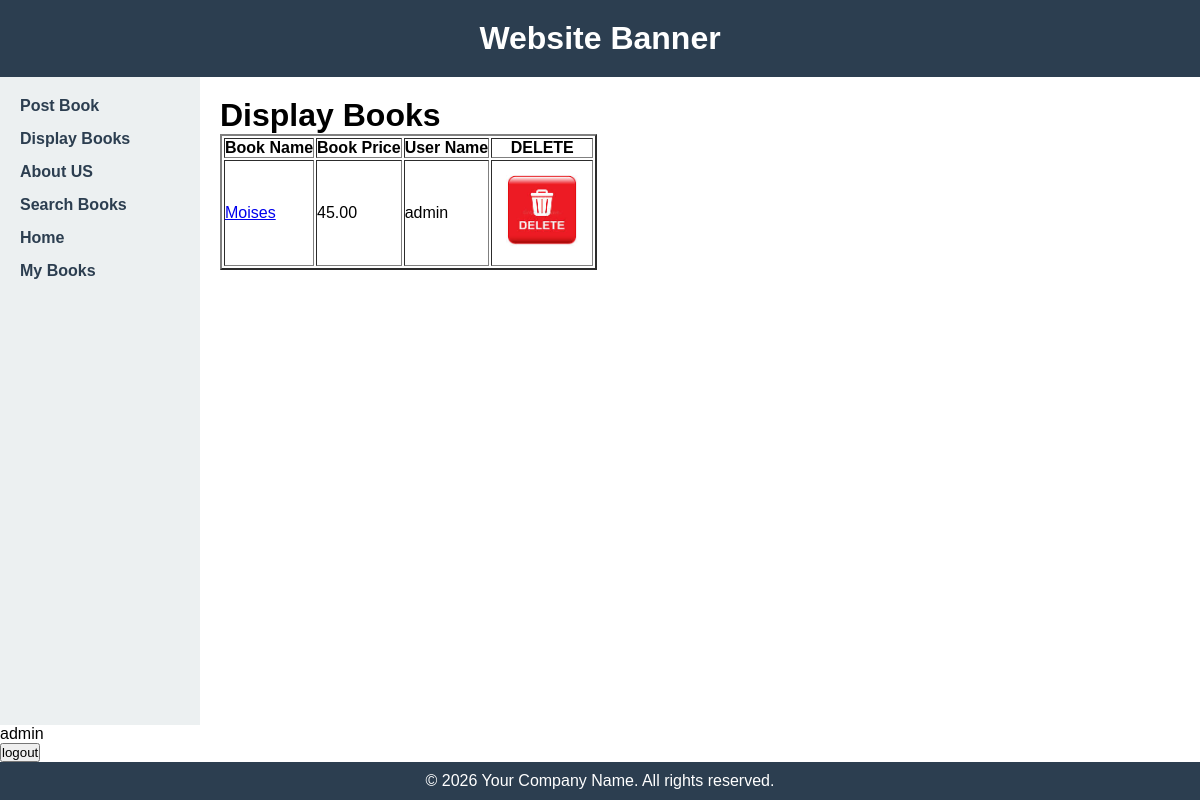
Page /mybooks (signed in) on the committed database.
### bookMng/models.py (models this page shows, shortened)
class MainMenu(models.Model):
    item = models.CharField(max_length=300, unique=True)
    link = models.CharField(max_length=300, unique=True)

class Book(models.Model):
    name = models.CharField(max_length=200)
    web = models.URLField(max_length=300)
    price = models.DecimalField(decimal_places=2, max_digits=8)
    publishdate = models.DateField(auto_now=True)
    picture = models.FileField(upload_to='bookEx/static/uploads')
    pic_path = models.CharField(max_length=300, editable=False, blank=True)
    username = models.ForeignKey(User, blank=True, null=True, on_delete=models.CASCADE)

### bookMng/views.py (the view)
# urls.py: path('mybooks', views.mybooks, name='mybooks'),
def mybooks(request):
    books = Book.objects.filter(username=request.user)
    for b in books:
        b.pic_path = b.picture.url[14:]
    return render(request,
                  'bookMng/mybooks.html',
                  {
                      'item_list': MainMenu.objects.all(),
                      'books': books
                  })

### bookEx/templates/bookMng/mybooks.html
{% extends "base.html" %}
{% load static %}
{% block sidenav %}
   {% for item in item_list %}
      <li>
        <a href="{{ item.link }}">  {{ item.item }} </a>
      </li>
   {% endfor %}
{% endblock sidenav %}
{% block content %}
   <h1>Display Books</h1>
   <table border="2" >
      <tr>
          <th>
              Book Name
          </th>
          <th>
              Book Price
          </th>
          <th>
              User Name
          </th>
          <th>
              DELETE
          </th>
      </tr>
   {% for book in books %}
       <tr>
         <td>
        <a href="book_detail/{{ book.id }}">  {{ book.name }} </a>
         </td>
         <td>
            {{ book.price }}
         </td>
          <td>
            {{ book.username }}
         </td>
       <td>
        <a href="book_delete/{{ book.id }}">  <img src="{% static 'delete_button.jpg' %}" width="100" />
         </a>
       </td>
      </tr>
   {% endfor %}
   </table>
{% endblock content %}

### bookEx/templates/base.html (shortened to what this page needs)
{% load static %}
<!DOCTYPE html>
<html lang="en">
<head>
    <link href="{% static 'main.css' %}" rel="stylesheet" type="text/css">
    <link rel="stylesheet" href="{% static 'table_format.css' %}" type="text/css" />
    <link rel="stylesheet" href="{% static 'message_box.css' %}"/>
</head>
<body>
    <header class="banner">
        <h1>Website Banner</h1>
    </header>
    <div class="container">
        <nav class="sidebar">
            <ul>
                {% block sidenav %}{% endblock sidenav %}
            </ul>
        </nav>
    <main class="content">
            {% block content %}{% endblock content %}
        </main>
    </div>
    <span style="float: right;">
            {% if user.is_authenticated %}
               {{ user.username}}
               <form action="{% url 'logout' %}?next=/" method="post">
                   <button type="submit">logout</button>
               </form>
            {% else %}
               Not Logged in
               <a href="{% url 'login' %}?next=/">login</a>
            {% endif %}
        </span>
    <footer class="footer">
        <p>&copy; 2026 Your Company Name. All rights reserved.</p>
    </footer>
</body>
</html>

### bookEx/static/main.css (style rules this page uses)
* { margin: 0; padding: 0; box-sizing: border-box; }
body { font-family: Arial, sans-serif; min-height: 100vh; display: flex; flex-direction: column; }
.banner { background-color: #2c3e50; color: white; padding: 20px; text-align: center; }
.container { flex: 1; display: flex; }
.sidebar { width: 200px; background-color: #ecf0f1; padding: 20px; }
.sidebar ul { list-style: none; }
.sidebar li { margin-bottom: 15px; }
.sidebar a { text-decoration: none; color: #2c3e50; font-weight: bold; }
.content { flex: 1; padding: 20px; background-color: #ffffff; }
.footer { background-color: #2c3e50; color: white; text-align: center; padding: 10px; }

### rows in the picture
MainMenu: item "Post Book"
MainMenu: item "Display Books"
MainMenu: item "About US"
MainMenu: item "Search Books"
MainMenu: item "Home"
MainMenu: item "My Books"
Book: name "Moises", price "45.00", username "admin"

### other values in the picture
{{ user.username }} "admin"
